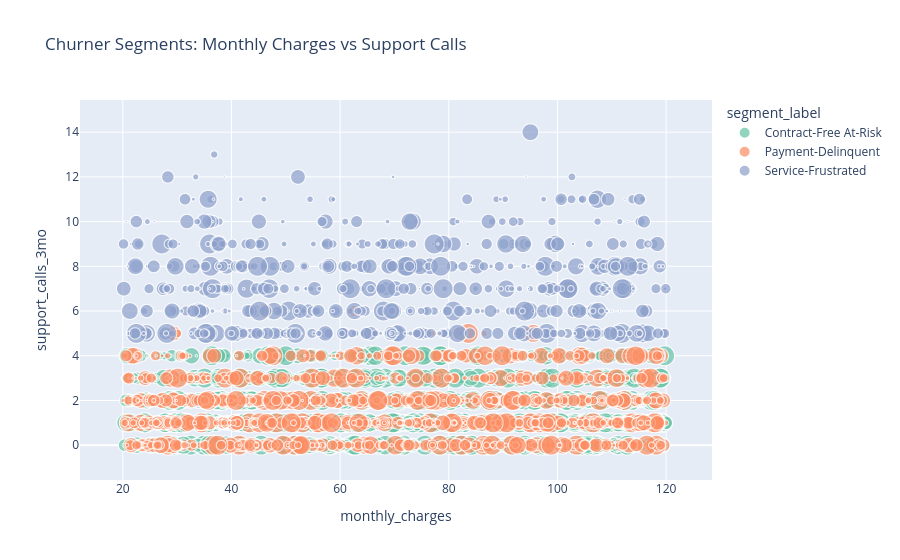

Source (notebook cell):
### Code cell
# Interactive scatter plot — x=monthly charges, y=support calls
# Bubble size = tenure (bigger = longer customer)
# Colour = segment label
# This goes into the Streamlit dashboard for judges to explore
fig = px.scatter(
    churner_df, # data to plot
    x='monthly_charges', 
    y='support_calls_3mo',
    color='segment_label', # different color per segment
    size='tenure_months', # how long they have been customer
    hover_data=['late_payments_6mo', 'contract_type'], # extra info that show when we will hover over the dot
    title='Churner Segments: Monthly Charges vs Support Calls',
    color_discrete_sequence=px.colors.qualitative.Set2
)
fig.write_html('../outputs/figures/segments_scatter.html')  # saved as interactive HTML
fig.show()

### Figure 1 — Plotly figure (JSON) as saved in the notebook; plotly's stock layout.template omitted (floating-point values rounded to 4 significant figures; data arrays with more than 128 entries replaced by an {"elided": "..."} marker saying what was removed)
{"data": [{"customdata": {"elided": "3163x2 mixed values"}, "hovertemplate": "segment_label=Contract-Free At-Risk<br>monthly_charges=%{x}<br>support_calls_3mo=%{y}<br>tenure_months=%{marker.size}<br>late_payments_6mo=%{customdata[0]}<br>contract_type=%{customdata[1]}<extra></extra>", "legendgroup": "Contract-Free At-Risk", "marker": {"color": "rgb(102,194,165)", "size": {"elided": "3163 int values"}, "sizemode": "area", "sizeref": 0.18, "symbol": "circle"}, "mode": "markers", "name": "Contract-Free At-Risk", "showlegend": true, "type": "scattergl", "x": {"elided": "3163 float values"}, "xaxis": "x", "y": {"elided": "3163 int values"}, "yaxis": "y"}, {"customdata": {"elided": "1678x2 mixed values"}, "hovertemplate": "segment_label=Payment-Delinquent<br>monthly_charges=%{x}<br>support_calls_3mo=%{y}<br>tenure_months=%{marker.size}<br>late_payments_6mo=%{customdata[0]}<br>contract_type=%{customdata[1]}<extra></extra>", "legendgroup": "Payment-Delinquent", "marker": {"color": "rgb(252,141,98)", "size": {"elided": "1678 int values"}, "sizemode": "area", "sizeref": 0.18, "symbol": "circle"}, "mode": "markers", "name": "Payment-Delinquent", "showlegend": true, "type": "scattergl", "x": {"elided": "1678 float values"}, "xaxis": "x", "y": {"elided": "1678 int values"}, "yaxis": "y"}, {"customdata": {"elided": "664x2 mixed values"}, "hovertemplate": "segment_label=Service-Frustrated<br>monthly_charges=%{x}<br>support_calls_3mo=%{y}<br>tenure_months=%{marker.size}<br>late_payments_6mo=%{customdata[0]}<br>contract_type=%{customdata[1]}<extra></extra>", "legendgroup": "Service-Frustrated", "marker": {"color": "rgb(141,160,203)", "size": {"elided": "664 int values"}, "sizemode": "area", "sizeref": 0.18, "symbol": "circle"}, "mode": "markers", "name": "Service-Frustrated", "showlegend": true, "type": "scattergl", "x": {"elided": "664 float values"}, "xaxis": "x", "y": {"elided": "664 int values"}, "yaxis": "y"}], "layout": {"legend": {"itemsizing": "constant", "title": {"text": "segment_label"}, "tracegroupgap": 0}, "title": {"text": "Churner Segments: Monthly Charges vs Support Calls"}, "xaxis": {"anchor": "y", "domain": [0, 1], "title": {"text": "monthly_charges"}}, "yaxis": {"anchor": "x", "domain": [0, 1], "title": {"text": "support_calls_3mo"}}}}
